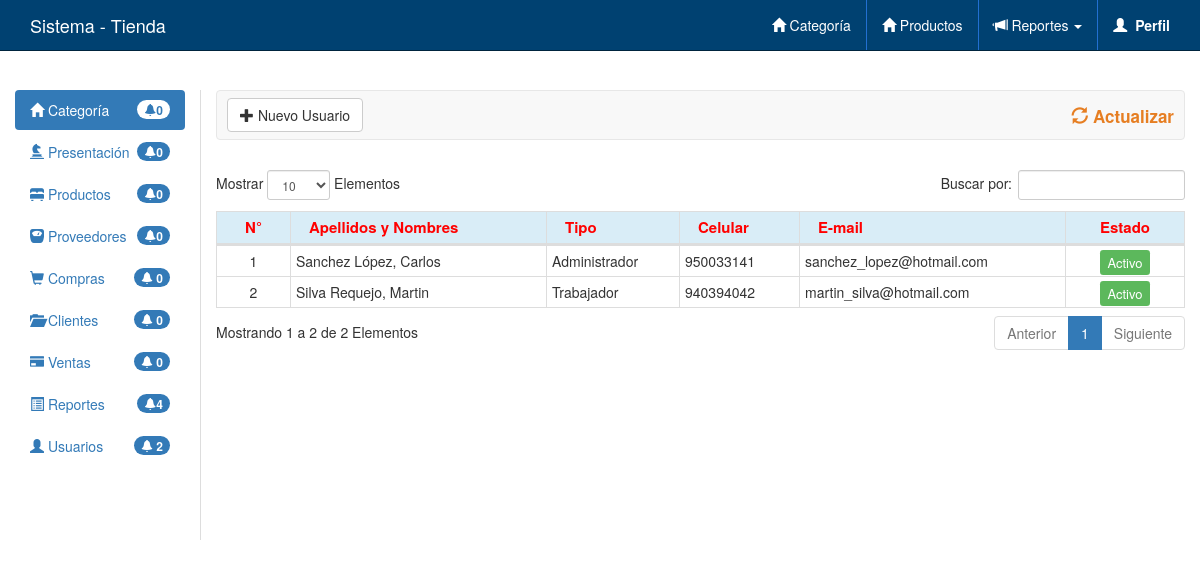
Screenshot of /admin/usuarios.php (signed in) with the database file from the repository.
### tables this page shows
CREATE TABLE Usuario
(IdU INT AUTO_INCREMENT PRIMARY KEY,
Nombre VARCHAR(50) NOT NULL,
Apellidos VARCHAR(60) NOT NULL,
Celular VARCHAR(12) NOT NULL,
Tipo VARCHAR(13) NOT NULL,
CHECK(Tipo IN('Administrador','Invitado','Trabajador')),
Email VARCHAR(50) NOT NULL,
Contrase VARCHAR(32) NOT NULL,
Estado VARCHAR(8) NOT NULL DEFAULT 'Activo'
);

### admin/clases/clsReportes.php (called while the page is built, shortened)
<?php
class Reporte
{
	function numprov()
	{
		require 'conexion.php';
		$query=mysqli_query($conexion,"SELECT * FROM Proveedor");
		if(empty($query))
			$num=0;
		else
			$num=mysqli_num_rows($query);
		return $num;
	}
	function numprod()
	{
		require 'conexion.php';
		$query=mysqli_query($conexion,"SELECT * FROM Producto");
		if(empty($query))
			$num=0;
		else
			$num=mysqli_num_rows($query);
		return $num;
	}
	function numpres()
	{
		require 'conexion.php';
		$query=mysqli_query($conexion,"SELECT * FROM Presentacion");
		if(empty($query))
			$num=0;
		else
			$num=mysqli_num_rows($query);
		return $num;
	}
	function numcateg()
	{
		require 'conexion.php';
		$query=mysqli_query($conexion,"SELECT * FROM Categoria");
		if(empty($query))
			$num=0;
		else
			$num=mysqli_num_rows($query);
		return $num;
	}
	function numusuario()
	{
		require 'conexion.php';
		$query=mysqli_query($conexion,"SELECT * FROM Usuario");
		if(empty($query))
			$num=0;
		else
			$num=mysqli_num_rows($query);
		return $num;
	}
	function numcompras()
	{
		require 'conexion.php';
		$query=mysqli_query($conexion,"SELECT * FROM Compras");
		if(empty($query))
			$num=0;
		else
			$num=mysqli_num_rows($query);
		return $num;
	}
	function numclientes()
	{
		require 'conexion.php';
		$query=mysqli_query($conexion,"SELECT * FROM Cliente");
		if(empty($query))
			$num=0;
		else
			$num=mysqli_num_rows($query);
		return $num;
	}
	function numventas()
	{
		require 'conexion.php';
		$query=mysqli_query($conexion,"SELECT * FROM Ventas WHERE DAY(Fecha)=DAY(NOW())");
		if(empty($query))
			$num=0;
		else
			$num=mysqli_num_rows($query);
		return $num;
	}
}
?>

### admin/clases/clsUsuario.php (called while the page is built, shortened)
<?php
class Usuarios
{
	private $List_usuarios;
	function __construct()
	{
		$this->List_usuarios=array();
	}
	public function get_usuarios()
	{
		require 'conexion.php';
		$query=mysqli_query($conexion,"SELECT IdU,Nombre,Apellidos,Celular,Tipo,Email,Estado FROM Usuario");
		while($fila=mysqli_fetch_array($query)):
			$this->List_usuarios[]=$fila;
		endwhile;
		return $this->List_usuarios;
	}
}
?>

### admin/usuarios.php (the view, shortened to what this page needs)
<?php if(isset($_SESSION["Usuario"])):?>
<?php require_once 'clases/clsUsuario.php';
	$objUsu=new Usuarios();
	$fila=$objUsu->get_usuarios();
?>
<!DOCTYPE html>
<html lang="es">
<head>
	<?php require_once 'inc/header.php'; ?>
</head>
<body>
	<?php require_once 'inc/navbar.php'; ?>
	<div class="container-fluid top-container">
		<div class="row">
			<div class="col-xs-12 col-sm-12 col-md-2 col-lg-2">
				<?php require_once 'inc/menu.php'; ?>
			</div>
			<div class="content">
				<div class="col-xs-12 col-sm-12 col-md-12 col-lg-12">
					<div class="navbar navbar-default">
						<div class="navbar-inner contenido-button">
							<button type="button" <?= ($_SESSION['Tipo']=='Administrador') ? "onclick='FormUsuarios();'":"";?>
							class="btn btn-small btn-default" data-toggle='modal'
							data-target='#Modal_Mante_Usuarios'>
								<i class="glyphicon glyphicon-plus"></i> Nuevo Usuario
							</button>
							<a href="<?= ($_SESSION['Tipo']=='Administrador') ? "usuarios":"#";?>"
								class="link-actualizar pull-right"><i class='glyphicon glyphicon-refresh'></i> Actualizar
							</a>
						</div>
					</div>
				</div>
				<div class="col-xs-12 col-sm-12 col-sm-12 col-lg-12">
				</div>
				<div class="col-xs-12 col-sm-12 col-md-12 col-lg-12">
					<table class='table  table-bordered table-hover table-condensed' id="Tabla-Categoria">
						<thead class="alert alert-info text-head">
							<tr>
								<th class="text-center">N°</th>
								<th>Apellidos y Nombres</th>
								<th>Tipo</th>
								<th>Celular</th>
								<th>E-mail</th>
								<th class="text-center">Estado</th>
							</tr>
						</thead>
						<tbody>
						<?php if(!empty($fila)):?>
							<?php foreach ($fila as $item):?>
							<tr>
								<td class="text-center"><?=$item[0]?></td>
								<td><?= $item[2]?>, <?=$item[1]?></td>
								<td><?=$item[4]?></td>
								<td><?=$item[3]?></td>
								<td><?=$item[5]?></td>
								<td class="text-center">
									<span class="<?= ($item[6]=='Activo') ? "label label-success":"label label-danger";?>"
										style="cursor:pointer;font-size:13px; font-weight:normal" onclick="EUsuario('<?= $item[0]?>','EU');"><?= $item['Estado']?>
									</span>
								</td>
							</tr>
							<?php endforeach; ?>
						<?php endif; ?>
						</tbody>
					</table>
				</div>
			</div>
		</div>
	</div>
</body>
</html>
<?php
else:
	header( 'Location: ../' );
endif;
?>

### admin/inc/header.php (shortened to what this page needs)
<link rel="stylesheet" type="text/css" href="../css/bootstrap-datetimepicker.min">
<link rel="stylesheet" type="text/css" href="../css/bootstrap.min.css">
<link rel="stylesheet" type="text/css" href="css/dataTables.bootstrap.css">
<link rel="stylesheet" type="text/css" href="css/styles.css">

### admin/inc/navbar.php (shortened to what this page needs)
<nav role="navigation" class="navbar navbar-inverse navbar-fixed-top">
	<div class="container">
		<div class="navbar-header">
			<a href="./" class="navbar-brand">Sistema - Tienda</a>
    	</div>
    	<div class="navbar-collapse collapse">
			<ul class="nav navbar-nav navbar-right">
        		<li>
        			<a href="<?= ($_SESSION['Tipo']=='Administrador') ? "categoria.php":"#";?>">
        				<i class="glyphicon glyphicon-home"></i> Categoría
        			</a>
        		</li>
        		<li>
        			<a href="productos.php">
        				<i class="glyphicon glyphicon-home"></i> Productos
        			</a>
        		</li>
				<li class="dropdown">
					<a href="#" class="dropdown-toggle" data-toggle="dropdown"
						role="button" aria-expanded="false">
						<i class="glyphicon glyphicon-bullhorn"></i> Reportes
						<span class="caret"></span></a>
				</li>
        		<li class="dropdown">
                    <a href="#" class="dropdown-toggle" data-toggle="dropdown" style="border-right: none;">
                        <span class="glyphicon glyphicon-user"></span>
                        <strong>Perfil</strong>
                    </a>
                </li>
			</ul>
    	</div>
	</div>
</nav>

### admin/inc/menu.php
<?php require_once 'clases/clsReportes.php';
$repor=new Reporte();
?>
				<ul class="nav nav-pills nav-stacked">
					<li role="presentation" class="active">
						<a href="<?= ($_SESSION['Tipo']=='Administrador') ? "categoria.php":"#";?>">
							<i class="glyphicon glyphicon-home"></i>
							Categoría <span class="badge pull-right">
							<i class="glyphicon glyphicon-bell"></i><?=$repor->numcateg();?></span></a>
					</li>
					<li role="presentation">
						<a href="<?= ($_SESSION['Tipo']=='Administrador') ? "presentacion.php":"#";?>">
							<i class="glyphicon glyphicon-knight"></i> Presentación
							<span class="badge alert-primary pull-right">
								<i class="glyphicon glyphicon-bell"></i><?=$repor->numpres();?></span>
						</a>
					</li>
					<li role="presentation">
						<a href="productos.php">
							<i class="glyphicon glyphicon-bed"></i> Productos
							<span class="badge alert-primary pull-right">
								<i class="glyphicon glyphicon-bell"></i><?=$repor->numprod();?></span>
						</a>
					</li>
					<li role="presentation">
						<a href="<?= ($_SESSION['Tipo']=='Administrador') ? "proveedores.php":"#";?>">
							<i class="glyphicon glyphicon-scale"></i> Proveedores
							<span class="badge alert-primary pull-right">
								<i class="glyphicon glyphicon-bell"></i><?=$repor->numprov();?></span>
						</a>
					</li>
					<li role="presentation">
						<a href="<?= ($_SESSION['Tipo']=='Administrador') ? "compras.php":"#";?>">
							<i class="glyphicon glyphicon-shopping-cart"></i> Compras
							<span class="badge alert-primary pull-right">
								<i class="glyphicon glyphicon-bell"></i>
								<?php
									if($repor->numcompras()<9)
										echo $repor->numcompras();
									else
										echo '+ '.$repor->numcompras();
								?>
							</span>
						</a>
					</li>
					<li role="presentation">
						<a href="<?= ($_SESSION['Tipo']=='Administrador') ? "clientes.php":"#";?>">
							<i class="glyphicon glyphicon-folder-open"></i> Clientes
							<span class="badge alert-primary pull-right">
								<i class="glyphicon glyphicon-bell"></i>
								<?php
									if($repor->numclientes()<9)
										echo $repor->numclientes();
									else
										echo '+ '.$repor->numclientes();
								?>
							</span>
						</a>
					</li>
					<li role="presentation">
						<a href="ventas.php">
							<i class="glyphicon glyphicon-credit-card"></i> Ventas
							<span class="badge alert-primary pull-right">
								<i class="glyphicon glyphicon-bell"></i>
								<?php
									if($repor->numventas()<9)
										echo $repor->numventas();
									else
										echo '+ '.$repor->numventas();
								?>
							</span>
						</a>
					</li>
					<li role="presentation">
						<a href="">
							<i class="glyphicon glyphicon-list-alt"></i> Reportes
							<span class="badge alert-primary pull-right">
								<i class="glyphicon glyphicon-bell"></i>4</span>
						</a>
					</li>
					<li role="presentation">
						<a href="<?= ($_SESSION['Tipo']=='Administrador') ? "usuarios.php":"#";?>">
							<i class="glyphicon glyphicon-user"></i> Usuarios
							<span class="badge alert-primary pull-right">
								<i class="glyphicon glyphicon-bell"></i>
								<?php
									if($repor->numusuario()<9)
										echo $repor->numusuario();
									else
										echo '+ '.$repor->numusuario();
								?>
							</span>
						</a>
					</li>
				</ul>

### admin/css/styles.css (style rules this page uses)
.navbar-header>.navbar-brand { color: #fff; }
.navbar .nav> li>a { color:#fff; border-right: 1px solid #226fd1; }
.top-container { margin-top: 90px; }
.contenido-button button { margin-top: 7px; margin-left: 10px; }
.text-head { color: #ff0000; font-size: 15px; }
.link-actualizar { margin-top: 13px; margin-right: 10px; font-size: 17px; color: #e67e22; font-weight: bold; }
.content { border-left:1px solid #ddd; overflow: hidden; min-height: 450px; }
.alert-primary { background: #337ab7; }

### rows the page displays
usuario: IdU "1", Apellidos "Sanchez López", Nombre "Carlos", Tipo "Administrador", Celular "950033141", Email "sanchez_lopez@hotmail.com", Estado "Activo"
usuario: IdU "2", Apellidos "Silva Requejo", Nombre "Martin", Tipo "Trabajador", Celular "940394042", Email "martin_silva@hotmail.com", Estado "Activo"

### other values shown
$repor->numcateg() "0"
$repor->numpres() "0"
$repor->numprod() "0"
$repor->numprov() "0"
$repor->numcompras() "0"
$repor->numclientes() "0"
$repor->numventas() "0"
$repor->numusuario() "2"
